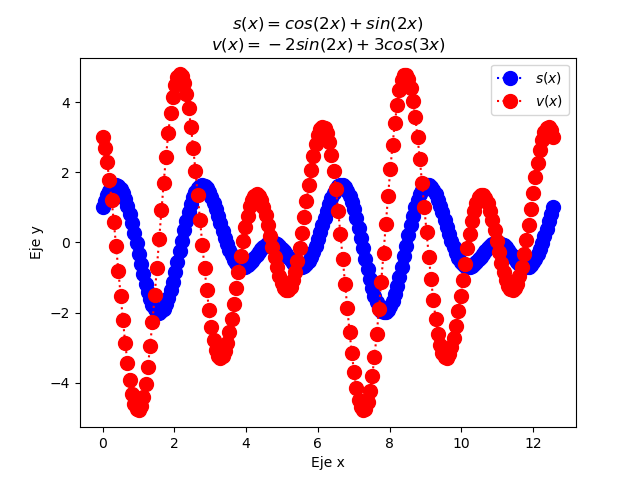

Write Python code to recreate this figure.
import matplotlib.pyplot as plt
import numpy as np

x= np.linspace(0,4*np.pi,200)
def s(x):
    return (np.cos(2*x)+np.sin(3*x))
plt.plot(x,s(x),'o:b', ms = 10)
plt.title('$s(x)=cos(2x)+sin(2x)$\n$v(x)=-2sin(2x)+3cos(3x)$')
plt.ylabel('Eje y')
plt.xlabel('Eje x')

def v(x):
    return (-2*np.sin(2*x)+3*np.cos(3*x))
plt.plot(x,v(x),'o:r', ms = 10)
plt.legend(['$s(x)$','$v(x)$'])
plt.show()
